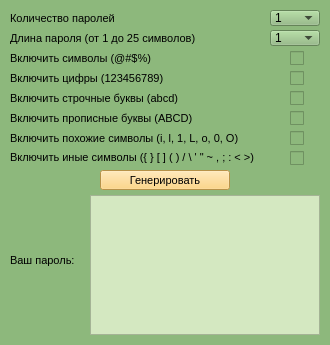
<?xml version="1.0" encoding="UTF-8"?>
<ui version="4.0">
 <class>MainWindow</class>
 <widget class="QMainWindow" name="MainWindow">
  <property name="geometry">
   <rect>
    <x>0</x>
    <y>0</y>
    <width>330</width>
    <height>345</height>
   </rect>
  </property>
  <property name="sizePolicy">
   <sizepolicy hsizetype="Preferred" vsizetype="Preferred">
    <horstretch>0</horstretch>
    <verstretch>0</verstretch>
   </sizepolicy>
  </property>
  <property name="minimumSize">
   <size>
    <width>330</width>
    <height>345</height>
   </size>
  </property>
  <property name="maximumSize">
   <size>
    <width>330</width>
    <height>345</height>
   </size>
  </property>
  <property name="windowTitle">
   <string>Генератор паролей</string>
  </property>
  <property name="styleSheet">
   <string notr="true">background-color: rgb(141, 184, 124);</string>
  </property>
  <widget class="QWidget" name="centralwidget">
   <widget class="QLabel" name="label1">
    <property name="geometry">
     <rect>
      <x>10</x>
      <y>30</y>
      <width>241</width>
      <height>16</height>
     </rect>
    </property>
    <property name="font">
     <font>
      <pointsize>8</pointsize>
      <weight>50</weight>
      <italic>false</italic>
      <bold>false</bold>
      <underline>false</underline>
      <strikeout>false</strikeout>
      <kerning>true</kerning>
     </font>
    </property>
    <property name="text">
     <string>Длина пароля (от 1 до 25 символов)</string>
    </property>
   </widget>
   <widget class="QLabel" name="label2">
    <property name="geometry">
     <rect>
      <x>10</x>
      <y>50</y>
      <width>221</width>
      <height>16</height>
     </rect>
    </property>
    <property name="font">
     <font>
      <pointsize>8</pointsize>
      <weight>50</weight>
      <italic>false</italic>
      <bold>false</bold>
      <underline>false</underline>
      <strikeout>false</strikeout>
      <kerning>true</kerning>
     </font>
    </property>
    <property name="text">
     <string>Включить символы (@#$%)</string>
    </property>
   </widget>
   <widget class="QLabel" name="label3">
    <property name="geometry">
     <rect>
      <x>10</x>
      <y>70</y>
      <width>231</width>
      <height>16</height>
     </rect>
    </property>
    <property name="font">
     <font>
      <pointsize>8</pointsize>
      <weight>50</weight>
      <italic>false</italic>
      <bold>false</bold>
      <underline>false</underline>
      <strikeout>false</strikeout>
      <kerning>true</kerning>
     </font>
    </property>
    <property name="text">
     <string>Включить цифры (123456789)</string>
    </property>
   </widget>
   <widget class="QLabel" name="label4">
    <property name="geometry">
     <rect>
      <x>10</x>
      <y>90</y>
      <width>251</width>
      <height>16</height>
     </rect>
    </property>
    <property name="font">
     <font>
      <pointsize>8</pointsize>
      <weight>50</weight>
      <italic>false</italic>
      <bold>false</bold>
      <underline>false</underline>
      <strikeout>false</strikeout>
      <kerning>true</kerning>
     </font>
    </property>
    <property name="text">
     <string>Включить строчные буквы (abcd)</string>
    </property>
   </widget>
   <widget class="QLabel" name="label5">
    <property name="geometry">
     <rect>
      <x>10</x>
      <y>110</y>
      <width>241</width>
      <height>16</height>
     </rect>
    </property>
    <property name="font">
     <font>
      <pointsize>8</pointsize>
      <weight>50</weight>
      <italic>false</italic>
      <bold>false</bold>
      <underline>false</underline>
      <strikeout>false</strikeout>
      <kerning>true</kerning>
     </font>
    </property>
    <property name="text">
     <string>Включить прописные буквы (ABCD)</string>
    </property>
   </widget>
   <widget class="QLabel" name="label6">
    <property name="geometry">
     <rect>
      <x>10</x>
      <y>130</y>
      <width>261</width>
      <height>16</height>
     </rect>
    </property>
    <property name="font">
     <font>
      <pointsize>8</pointsize>
      <weight>50</weight>
      <italic>false</italic>
      <bold>false</bold>
      <underline>false</underline>
      <strikeout>false</strikeout>
      <kerning>true</kerning>
     </font>
    </property>
    <property name="text">
     <string>Включить похожие символы (i, l, 1, L, o, 0, O)</string>
    </property>
   </widget>
   <widget class="QCheckBox" name="check_box1">
    <property name="geometry">
     <rect>
      <x>290</x>
      <y>50</y>
      <width>61</width>
      <height>16</height>
     </rect>
    </property>
    <property name="font">
     <font>
      <pointsize>8</pointsize>
     </font>
    </property>
    <property name="styleSheet">
     <string notr="true"/>
    </property>
    <property name="text">
     <string/>
    </property>
   </widget>
   <widget class="QCheckBox" name="check_box2">
    <property name="geometry">
     <rect>
      <x>290</x>
      <y>70</y>
      <width>61</width>
      <height>16</height>
     </rect>
    </property>
    <property name="font">
     <font>
      <pointsize>8</pointsize>
     </font>
    </property>
    <property name="text">
     <string/>
    </property>
   </widget>
   <widget class="QCheckBox" name="check_box3">
    <property name="geometry">
     <rect>
      <x>290</x>
      <y>90</y>
      <width>61</width>
      <height>16</height>
     </rect>
    </property>
    <property name="font">
     <font>
      <pointsize>8</pointsize>
     </font>
    </property>
    <property name="text">
     <string/>
    </property>
   </widget>
   <widget class="QCheckBox" name="check_box4">
    <property name="geometry">
     <rect>
      <x>290</x>
      <y>110</y>
      <width>61</width>
      <height>16</height>
     </rect>
    </property>
    <property name="font">
     <font>
      <pointsize>8</pointsize>
     </font>
    </property>
    <property name="text">
     <string/>
    </property>
   </widget>
   <widget class="QCheckBox" name="check_box5">
    <property name="geometry">
     <rect>
      <x>290</x>
      <y>130</y>
      <width>61</width>
      <height>16</height>
     </rect>
    </property>
    <property name="font">
     <font>
      <pointsize>8</pointsize>
     </font>
    </property>
    <property name="text">
     <string/>
    </property>
   </widget>
   <widget class="QLabel" name="label7">
    <property name="geometry">
     <rect>
      <x>10</x>
      <y>150</y>
      <width>271</width>
      <height>16</height>
     </rect>
    </property>
    <property name="font">
     <font>
      <pointsize>8</pointsize>
      <weight>50</weight>
      <italic>false</italic>
      <bold>false</bold>
      <underline>false</underline>
      <strikeout>false</strikeout>
      <kerning>true</kerning>
     </font>
    </property>
    <property name="text">
     <string>Включить иные символы ({ } [ ] ( ) / \  ' &quot; ~ , ; : &lt; &gt;)</string>
    </property>
   </widget>
   <widget class="QCheckBox" name="check_box6">
    <property name="geometry">
     <rect>
      <x>290</x>
      <y>150</y>
      <width>61</width>
      <height>16</height>
     </rect>
    </property>
    <property name="font">
     <font>
      <pointsize>8</pointsize>
     </font>
    </property>
    <property name="text">
     <string/>
    </property>
   </widget>
   <widget class="QPushButton" name="generate_button">
    <property name="geometry">
     <rect>
      <x>100</x>
      <y>170</y>
      <width>130</width>
      <height>20</height>
     </rect>
    </property>
    <property name="font">
     <font>
      <pointsize>8</pointsize>
     </font>
    </property>
    <property name="styleSheet">
     <string notr="true">background-color: rgb(255, 204, 102);</string>
    </property>
    <property name="text">
     <string>Генерировать</string>
    </property>
   </widget>
   <widget class="QLabel" name="label8">
    <property name="geometry">
     <rect>
      <x>10</x>
      <y>250</y>
      <width>71</width>
      <height>21</height>
     </rect>
    </property>
    <property name="font">
     <font>
      <pointsize>8</pointsize>
      <weight>50</weight>
      <italic>false</italic>
      <bold>false</bold>
      <underline>false</underline>
      <strikeout>false</strikeout>
      <kerning>true</kerning>
     </font>
    </property>
    <property name="text">
     <string>Ваш пароль:</string>
    </property>
   </widget>
   <widget class="QLabel" name="label1_2">
    <property name="geometry">
     <rect>
      <x>10</x>
      <y>10</y>
      <width>141</width>
      <height>16</height>
     </rect>
    </property>
    <property name="font">
     <font>
      <pointsize>8</pointsize>
      <weight>50</weight>
      <italic>false</italic>
      <bold>false</bold>
      <underline>false</underline>
      <strikeout>false</strikeout>
      <kerning>true</kerning>
     </font>
    </property>
    <property name="styleSheet">
     <string notr="true"/>
    </property>
    <property name="text">
     <string>Количество паролей</string>
    </property>
   </widget>
   <widget class="QComboBox" name="comboBox">
    <property name="geometry">
     <rect>
      <x>270</x>
      <y>10</y>
      <width>50</width>
      <height>16</height>
     </rect>
    </property>
    <property name="styleSheet">
     <string notr="true"/>
    </property>
    <item>
     <property name="text">
      <string>1</string>
     </property>
    </item>
    <item>
     <property name="text">
      <string>2</string>
     </property>
    </item>
    <item>
     <property name="text">
      <string>3</string>
     </property>
    </item>
    <item>
     <property name="text">
      <string>4</string>
     </property>
    </item>
    <item>
     <property name="text">
      <string>5</string>
     </property>
    </item>
    <item>
     <property name="text">
      <string>6</string>
     </property>
    </item>
    <item>
     <property name="text">
      <string>7</string>
     </property>
    </item>
    <item>
     <property name="text">
      <string>8</string>
     </property>
    </item>
   </widget>
   <widget class="QComboBox" name="comboBox_2">
    <property name="geometry">
     <rect>
      <x>270</x>
      <y>30</y>
      <width>50</width>
      <height>16</height>
     </rect>
    </property>
    <property name="styleSheet">
     <string notr="true"/>
    </property>
    <item>
     <property name="text">
      <string>1</string>
     </property>
    </item>
    <item>
     <property name="text">
      <string>2</string>
     </property>
    </item>
    <item>
     <property name="text">
      <string>3</string>
     </property>
    </item>
    <item>
     <property name="text">
      <string>4</string>
     </property>
    </item>
    <item>
     <property name="text">
      <string>5</string>
     </property>
    </item>
    <item>
     <property name="text">
      <string>6</string>
     </property>
    </item>
    <item>
     <property name="text">
      <string>7</string>
     </property>
    </item>
    <item>
     <property name="text">
      <string>8</string>
     </property>
    </item>
    <item>
     <property name="text">
      <string>9</string>
     </property>
    </item>
    <item>
     <property name="text">
      <string>10</string>
     </property>
    </item>
    <item>
     <property name="text">
      <string>11</string>
     </property>
    </item>
    <item>
     <property name="text">
      <string>12</string>
     </property>
    </item>
    <item>
     <property name="text">
      <string>13</string>
     </property>
    </item>
    <item>
     <property name="text">
      <string>14</string>
     </property>
    </item>
    <item>
     <property name="text">
      <string>15</string>
     </property>
    </item>
    <item>
     <property name="text">
      <string>16</string>
     </property>
    </item>
    <item>
     <property name="text">
      <string>17</string>
     </property>
    </item>
    <item>
     <property name="text">
      <string>18</string>
     </property>
    </item>
    <item>
     <property name="text">
      <string>19</string>
     </property>
    </item>
    <item>
     <property name="text">
      <string>20</string>
     </property>
    </item>
    <item>
     <property name="text">
      <string>21</string>
     </property>
    </item>
    <item>
     <property name="text">
      <string>22</string>
     </property>
    </item>
    <item>
     <property name="text">
      <string>23</string>
     </property>
    </item>
    <item>
     <property name="text">
      <string>24</string>
     </property>
    </item>
    <item>
     <property name="text">
      <string>25</string>
     </property>
    </item>
   </widget>
   <widget class="QTextBrowser" name="password_browser">
    <property name="geometry">
     <rect>
      <x>90</x>
      <y>195</y>
      <width>230</width>
      <height>140</height>
     </rect>
    </property>
    <property name="styleSheet">
     <string notr="true">background-color: rgb(212, 232, 193);</string>
    </property>
    <property name="documentTitle">
     <string extracomment="Нажмите кнопку &quot;Генерировать&quot;"/>
    </property>
    <property name="placeholderText">
     <string/>
    </property>
   </widget>
  </widget>
 </widget>
 <resources/>
 <connections/>
</ui>
